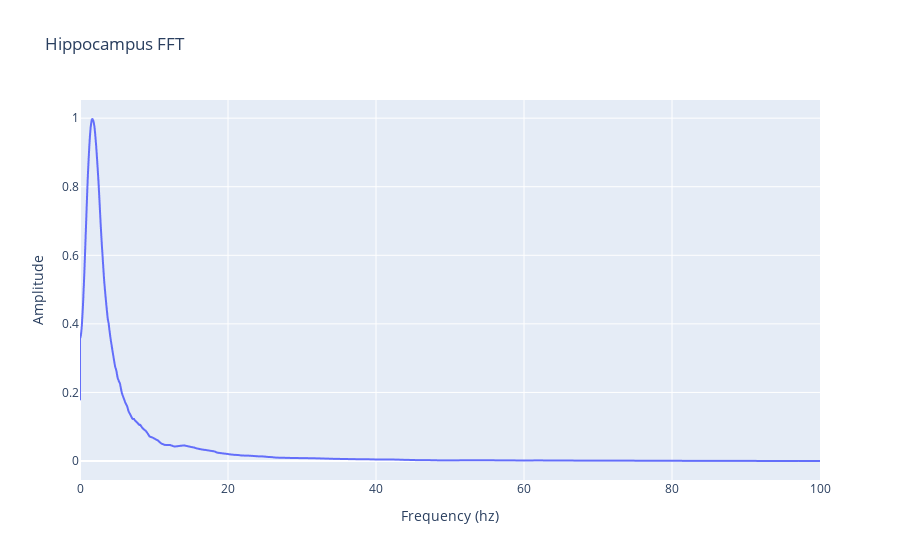

The notebook cell this image was saved under:
### Code cell
# Normalization:
welchpow = np.divide(welchpow, welchpow.max(axis=1).reshape(36,1))
# Get median:
median_welchpow = np.median(welchpow, axis=0)
# FFT for the channel:
df = pd.DataFrame({
    'Amplitude' : median_welchpow,
    'Frequency (hz)' : f
})
fig = px.line(df, x="Frequency (hz)", y="Amplitude", title='Hippocampus FFT')
fig.show()

### Figure 1 — Plotly figure (JSON) as saved in the notebook; plotly's stock layout.template omitted (floating-point values rounded to 4 significant figures; data arrays with more than 128 entries replaced by an {"elided": "..."} marker saying what was removed)
{"data": [{"hovertemplate": "Frequency (hz)=%{x}<br>Amplitude=%{y}<extra></extra>", "legendgroup": "", "line": {"color": "#636efa", "dash": "solid"}, "marker": {"symbol": "circle"}, "mode": "lines", "name": "", "showlegend": false, "type": "scattergl", "x": {"elided": "10001 float values"}, "xaxis": "x", "y": {"elided": "10001 float values"}, "yaxis": "y"}], "layout": {"legend": {"tracegroupgap": 0}, "title": {"text": "Hippocampus FFT"}, "xaxis": {"anchor": "y", "domain": [0, 1], "title": {"text": "Frequency (hz)"}}, "yaxis": {"anchor": "x", "domain": [0, 1], "title": {"text": "Amplitude"}}}}
